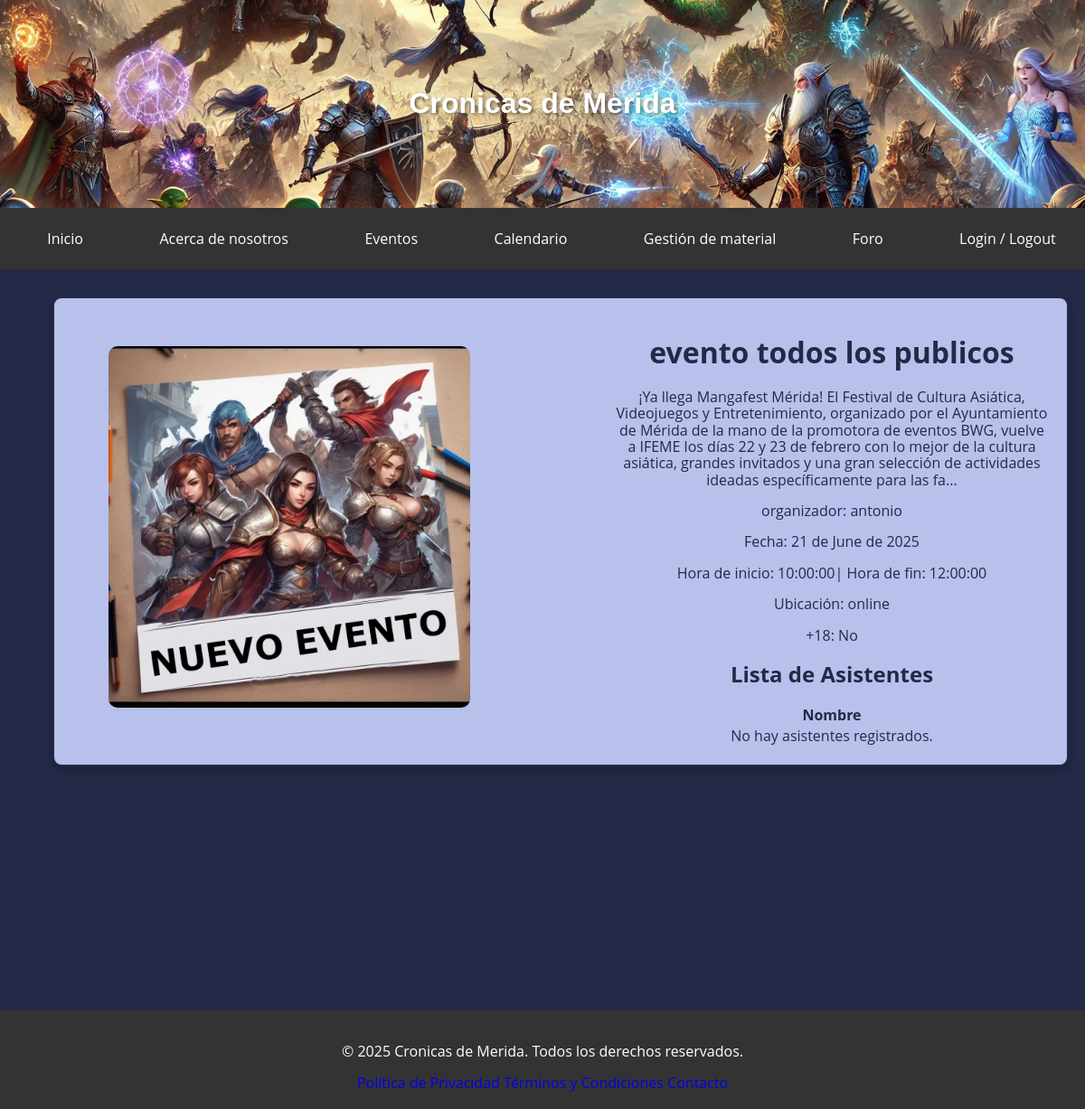
The page /?pag=event&&id=5 on the database its author committed.
### tables this page shows
CREATE TABLE `eventos` (
  `id` int(11) NOT NULL,
  `title` varchar(255) NOT NULL COMMENT 'Título del evento',
  `description` text NOT NULL COMMENT 'Descripción del evento',
  `master` varchar(255) NOT NULL COMMENT 'Organizador del evento',
  `players` int(11) NOT NULL COMMENT 'Cantidad de asistentes permitidos',
  `date` date NOT NULL COMMENT 'Fecha del evento',
  `time` time NOT NULL COMMENT 'Hora de inicio del evento',
  `end_time` time NOT NULL COMMENT 'Hora de finalización del evento',
  `mode` enum('online','presencial') NOT NULL COMMENT 'Modo del evento (online o presencial)',
  `location` varchar(255) DEFAULT NULL COMMENT 'Ubicación del evento si es presencial',
  `adults` tinyint(1) DEFAULT 0 COMMENT 'Indica si es solo para adultos',
  `image` varchar(255) DEFAULT NULL COMMENT 'Ruta de la Imagen representativa del evento'
);

### www/controllers/event.php (called while the page is built, shortened)
<?php
if (isset($_GET['id']) && is_numeric($_GET['id'])) {
    $id = $_GET['id'];
} else {
    die("Error: ID de evento no válido.");
}
$sql = "SELECT title, description, master, players, date, time, end_time, mode, location, adults, image FROM eventos WHERE id = :id";
try {
    $stmt = $pdo->prepare($sql);
    $stmt->bindParam(':id', $id, PDO::PARAM_INT);
    $stmt->execute();
    $evento = $stmt->fetch();
    if ($evento) {
        $title = $evento["title"];
        $description = $evento["description"];
        $master = $evento["master"];
        $date = $evento["date"];
        $fecha = new DateTime($date);
        $fecha_formateada = strftime('%d de %B de %Y', $fecha->getTimestamp());
        $fecha_formateada = ucfirst($fecha_formateada);
        $time = $evento["time"];
        $end_time = $evento["end_time"];
        $mode = $evento["mode"];
        $adults = $evento["adults"];
        if ($evento["image"] == null) {
            $image = "./assets/images/eventos.jpg";
        } else {
            $image = $evento["image"];
        }
    } else {
        echo "No se encontró el evento con ID: $id.";
    }
} catch (PDOException $e) {
    echo "Error en la consulta: " . $e->getMessage();
}
try {
    $sql = "SELECT nombre FROM jugadores_eventos WHERE fk_eventos = $_GET[id] ORDER BY nombre ASC";
    $stmt = $pdo->prepare($sql);
    $stmt->execute();
    $jugadores = $stmt->fetchAll();
} catch (PDOException $e) {
    die("Error al obtener jugadores: " . $e->getMessage());
}

### www/views/event.php (the view, shortened to what this page needs)
<?php
    include_once "controllers/event.php";
?>
<div class="form-card form-card--add_event">
    <div class="form-card__left">
    <img
                src="<?= $image ?>"
                alt="img de la tarjeta"
                class="card__image"
                id="preview" />
    </div>
    <div class="form-card__right">
    <section class="event">
<h1 class="event__title"><?= $title ?></h1>
<p class="event__description"><?= $description ?></p>
<p class="event__master">organizador: <?= $master ?></p>
<p class="event__schedule">Fecha: <?= $fecha_formateada ?></p>
<p class="event__schedule">Hora de inicio: <?= $time ?>| Hora de fin: <?= $end_time ?></p>
<p class="event__location event__location--online">Ubicación: <?= $mode ?></p>
<p class="event__age-restriction">+18: <?= ($adults ? "Sí" : "No") ?></p>
</section>
<section class="players">
                <h2 class="players__title">Lista de Asistentes</h2>
                <table class="players__table">
                    <thead>
                        <tr>
                            <th>Nombre</th>
                        </tr>
                    </thead>
                    <tbody>
                        <?php if (count($jugadores) > 0): ?>
                            <?php foreach ($jugadores as $jugador): ?>
                                <tr>
                                    <td><?php echo htmlspecialchars($jugador['nombre']); ?></td>
                                    <?php
                                    if (method_exists($usuario, 'eliminar_usuario_evento') && $usuario->eliminar_usuario_evento()||$usuario->get_nombre_usuario()===$jugador["nombre"]) {
                                        echo  " <td>";
                                        echo '<button class="players__remove" onclick="eliminarJugador(\'' . htmlspecialchars($jugador['nombre'], ENT_QUOTES, 'UTF-8') . '\')">Eliminar</button>';
                                        echo " </td>";
                                    }
                                    ?>
                                </tr>
                            <?php endforeach; ?>
                        <?php else: ?>
                            <tr>
                                <td colspan="2">No hay asistentes registrados.</td>
                            </tr>
                        <?php endif; ?>
                    </tbody>
                </table>
            </section>
    </div>
</div>

### www/styles/styles.css (style rules this page uses)
:root { --background-color: #232946; --headline-color: #fffffe; --paragraph-color: #b8c1ec; --button-bg-color: #eebbc3; --button-bg-color-success: #2ecc71; --button-bg-color-success-hover: #27ae60; --button-bg-color-danger: #e04444; --button-bg-color-danger-hover: #df1b1b; --button-bg-color-hover: #e98b99; --button-text-color: #232946; --font-montserrat: "Montserrat", sans-serif; --font-opensans: "Open Sans", sans-serif; --tabla-bg-color-head: #2c3e50; }
html, body { height: 100%; display: flex; flex-direction: column; }
body { font-family: var(--font-opensans); background-color: var(--background-color); color: var(--paragraph-color); margin: 0; }
.form-card { display: grid; grid-template-columns: 1fr 1fr; gap: 120px; background: var(--paragraph-color); color: var(--button-text-color); padding: 20px; border-radius: 10px; box-shadow: 0 4px 8px rgba(0, 0, 0, 0.2); width: 100%; max-width: 90%; }
.form-card--add_event { border: 2px solid var(--background-color); max-height: 1000px; }
.form-card__left { display: flex; flex-direction: column; justify-content: center; align-items: center; }
.card__image { max-height: 400px; height: auto; border-radius: 10px; margin-bottom: 10px; }
.players { text-align: center; }
.players__table { margin: 0 auto; width: 80%; }

### rows shown on the page
eventos: title "evento todos los publicos", description "¡Ya llega Mangafest Mérida! El Festival de Cultura Asiática, Videojuegos y Entretenimiento, organizado por el Ayuntamiento de Mérida de la mano de la promotora de eventos BWG, vuelve a IFEME los días 22 y 23 de febrero con lo mejor de la cultura asiática, grandes invitados y una gran selección de actividades ideadas específicamente para las fa...", master "antonio", date "21 de June de 2025", time "10:00:00", end_time "12:00:00", mode "online"
